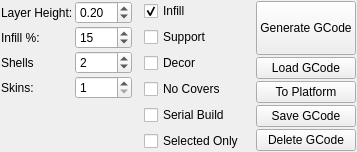
            <widget class="QWidget" name="widget_7" native="true">
             <layout class="QHBoxLayout" name="horizontalLayout_7">
              <property name="spacing">
               <number>2</number>
              </property>
              <property name="leftMargin">
               <number>1</number>
              </property>
              <property name="topMargin">
               <number>1</number>
              </property>
              <property name="rightMargin">
               <number>1</number>
              </property>
              <property name="bottomMargin">
               <number>1</number>
              </property>
              <item>
               <widget class="QWidget" name="widget9" native="true">
                <layout class="QFormLayout" name="formLayout">
                 <property name="horizontalSpacing">
                  <number>2</number>
                 </property>
                 <property name="verticalSpacing">
                  <number>2</number>
                 </property>
                 <property name="leftMargin">
                  <number>0</number>
                 </property>
                 <property name="topMargin">
                  <number>0</number>
                 </property>
                 <property name="rightMargin">
                  <number>0</number>
                 </property>
                 <property name="bottomMargin">
                  <number>0</number>
                 </property>
                 <item row="0" column="0">
                  <widget class="QLabel" name="label_8">
                   <property name="text">
                    <string>Layer Height:</string>
                   </property>
                  </widget>
                 </item>
                 <item row="0" column="1">
                  <widget class="QDoubleSpinBox" name="Slicing_LayerThickness">
                   <property name="singleStep">
                    <double>0.010000000000000</double>
                   </property>
                   <property name="value">
                    <double>0.200000000000000</double>
                   </property>
                  </widget>
                 </item>
                 <item row="1" column="0">
                  <widget class="QLabel" name="label_11">
                   <property name="text">
                    <string>Infill %:</string>
                   </property>
                  </widget>
                 </item>
                 <item row="1" column="1">
                  <widget class="QSpinBox" name="Slicing_InfillPercent">
                   <property name="value">
                    <number>15</number>
                   </property>
                  </widget>
                 </item>
                 <item row="2" column="0">
                  <widget class="QLabel" name="label_9">
                   <property name="text">
                    <string>Shells</string>
                   </property>
                  </widget>
                 </item>
                 <item row="2" column="1">
                  <widget class="QSpinBox" name="Slicing_ShellCount">
                   <property name="value">
                    <number>2</number>
                   </property>
                  </widget>
                 </item>
                 <item row="3" column="0">
                  <widget class="QLabel" name="label_10">
                   <property name="text">
                    <string>Skins:</string>
                   </property>
                  </widget>
                 </item>
                 <item row="3" column="1">
                  <widget class="QSpinBox" name="Slicing_Skins">
                   <property name="minimum">
                    <number>1</number>
                   </property>
                   <property name="value">
                    <number>1</number>
                   </property>
                  </widget>
                 </item>
                </layout>
               </widget>
              </item>
              <item>
               <widget class="QWidget" name="widget_8" native="true">
                <property name="sizePolicy">
                 <sizepolicy hsizetype="Preferred" vsizetype="Preferred">
                  <horstretch>0</horstretch>
                  <verstretch>0</verstretch>
                 </sizepolicy>
                </property>
                <layout class="QVBoxLayout" name="verticalLayout_13">
                 <property name="leftMargin">
                  <number>10</number>
                 </property>
                 <property name="topMargin">
                  <number>0</number>
                 </property>
                 <property name="rightMargin">
                  <number>10</number>
                 </property>
                 <property name="bottomMargin">
                  <number>0</number>
                 </property>
                 <item>
                  <widget class="QCheckBox" name="Slicing_DoInfill">
                   <property name="text">
                    <string>Infill</string>
                   </property>
                   <property name="checked">
                    <bool>true</bool>
                   </property>
                  </widget>
                 </item>
                 <item>
                  <widget class="QCheckBox" name="Slicing_Support">
                   <property name="text">
                    <string>Support</string>
                   </property>
                  </widget>
                 </item>
                 <item>
                  <widget class="QCheckBox" name="Slicing_MakeDecor">
                   <property name="text">
                    <string>Decor</string>
                   </property>
                   <property name="checked">
                    <bool>false</bool>
                   </property>
                  </widget>
                 </item>
                 <item>
                  <widget class="QCheckBox" name="Slicing_NoTopAndBottom">
                   <property name="text">
                    <string>No Covers</string>
                   </property>
                  </widget>
                 </item>
                 <item>
                  <widget class="QCheckBox" name="Slicing_BuildSerial">
                   <property name="text">
                    <string>Serial Build</string>
                   </property>
                  </widget>
                 </item>
                 <item>
                  <widget class="QCheckBox" name="Slicing_SelectedOnly">
                   <property name="text">
                    <string>Selected Only</string>
                   </property>
                  </widget>
                 </item>
                </layout>
               </widget>
              </item>
              <item>
               <widget class="QWidget" name="widget10" native="true">
                <layout class="QVBoxLayout" name="verticalLayout_2">
                 <property name="spacing">
                  <number>2</number>
                 </property>
                 <property name="leftMargin">
                  <number>0</number>
                 </property>
                 <property name="topMargin">
                  <number>0</number>
                 </property>
                 <property name="rightMargin">
                  <number>0</number>
                 </property>
                 <property name="bottomMargin">
                  <number>0</number>
                 </property>
                 <item>
                  <widget class="QPushButton" name="m_gcode">
                   <property name="sizePolicy">
                    <sizepolicy hsizetype="Preferred" vsizetype="Preferred">
                     <horstretch>0</horstretch>
                     <verstretch>0</verstretch>
                    </sizepolicy>
                   </property>
                   <property name="text">
                    <string>Generate GCode</string>
                   </property>
                  </widget>
                 </item>
                 <item>
                  <widget class="QPushButton" name="g_load_gcode">
                   <property name="text">
                    <string>Load GCode</string>
                   </property>
                  </widget>
                 </item>
                 <item>
                  <widget class="QPushButton" name="g_platform">
                   <property name="text">
                    <string>To Platform</string>
                   </property>
                  </widget>
                 </item>
                 <item>
                  <widget class="QPushButton" name="g_save_gcode">
                   <property name="text">
                    <string>Save GCode</string>
                   </property>
                  </widget>
                 </item>
                 <item>
                  <widget class="QPushButton" name="m_clear_gcode">
                   <property name="text">
                    <string>Delete GCode</string>
                   </property>
                  </widget>
                 </item>
                </layout>
               </widget>
              </item>
             </layout>
            </widget>
